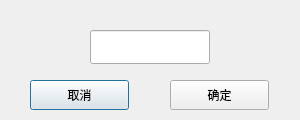
<?xml version="1.0" encoding="UTF-8"?>
<ui version="4.0">
 <class>dialog</class>
 <widget class="QDialog" name="dialog">
  <property name="geometry">
   <rect>
    <x>0</x>
    <y>0</y>
    <width>300</width>
    <height>120</height>
   </rect>
  </property>
  <property name="minimumSize">
   <size>
    <width>300</width>
    <height>120</height>
   </size>
  </property>
  <property name="maximumSize">
   <size>
    <width>300</width>
    <height>120</height>
   </size>
  </property>
  <property name="windowTitle">
   <string>新增颜色</string>
  </property>
  <widget class="QLineEdit" name="line_edit">
   <property name="geometry">
    <rect>
     <x>90</x>
     <y>30</y>
     <width>120</width>
     <height>34</height>
    </rect>
   </property>
  </widget>
  <widget class="QPushButton" name="push_button_cancel">
   <property name="geometry">
    <rect>
     <x>30</x>
     <y>80</y>
     <width>99</width>
     <height>30</height>
    </rect>
   </property>
   <property name="text">
    <string>取消</string>
   </property>
  </widget>
  <widget class="QPushButton" name="push_button_ok">
   <property name="geometry">
    <rect>
     <x>170</x>
     <y>80</y>
     <width>99</width>
     <height>30</height>
    </rect>
   </property>
   <property name="text">
    <string>确定</string>
   </property>
  </widget>
 </widget>
 <resources/>
 <connections/>
</ui>
